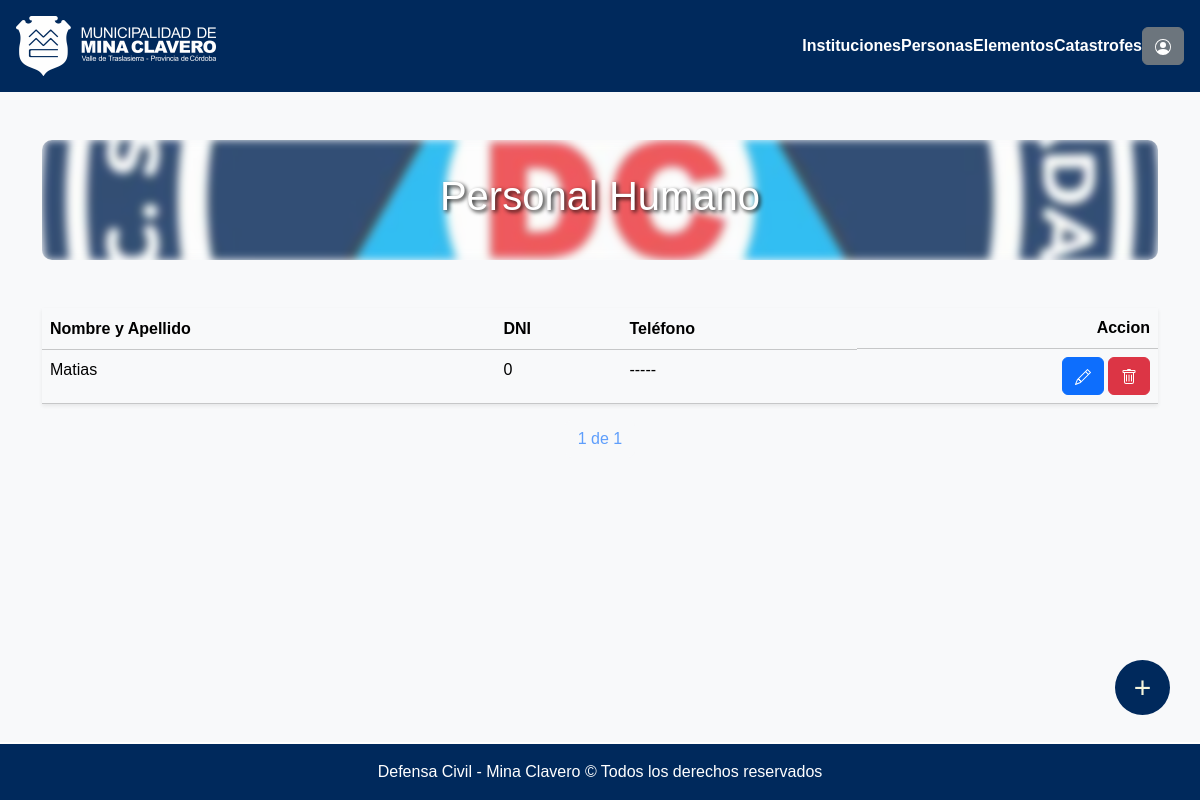
Before: /personas/ (signed in) with the older database file.
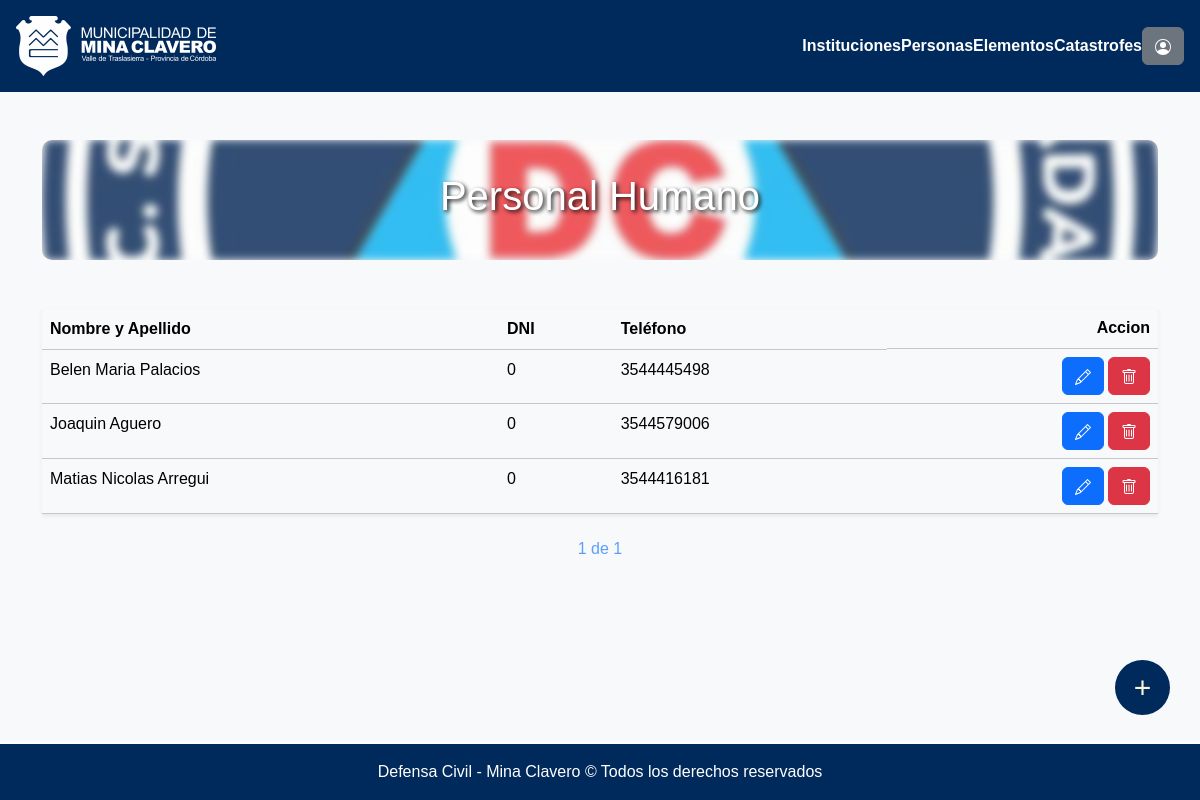
After: the same page with the newer database file.
### seguridadVial/models.py (models this page shows, shortened)
class Persona(models.Model):
    nombre_apellido = models.CharField(max_length=120)
    dni = models.IntegerField(default=0)
    telefono = models.CharField(max_length=30, default="",null=True, blank=True)
    id_institucion = models.ManyToManyField('Institucion', through="InstitucionCargoPersona")

### seguridadVial/views.py (the view)
# urls.py: path("personas/", login_required(permission_required('seguridadVial.view_persona')(views.listaPersona.as_view())), name="listaPersonas"),
class listaPersona(ListView):
    model = Persona
    template_name = os.path.join("defensaCivil", "listas", "listaPersonas.html")
    context_object_name = 'personas'
    paginate_by = 7
    def get_queryset(self):
        return Persona.objects.all().order_by('nombre_apellido')

### municipalidad/templates/defensaCivil/listas/listaPersonas.html (shortened to what this page needs)
{% extends "defensaCivil/base.html" %}
{% load static %}
{% block contenido %}
<div class="container mt-5">
  <div class="cont mb-5">
    <h1 class="titulo">Personal Humano</h1>
  </div>
    <table class="table table-light shadow-sm  mt-2">
        <thead class="bg-light">
          <tr>
            <th scope="col">Nombre y Apellido</th>
            <th scope="col" class="d-none d-md-table-cell">DNI</th>
            <th scope="col" class="d-none d-md-table-cell">Teléfono</th>
            <th scope="col" class="d-flex justify-content-end">Accion</th>
          </tr>
        </thead>
        <tbody>
          {% for persona in personas %}
            {% if persona.nombre != "seleccionar persona" %}
              <tr>
                <td style="cursor: pointer;" onclick="window.location.href='{% url 'modificarPersona' persona.id %}'">{{ persona.nombre_apellido | title}}</td>
                <td style="cursor: pointer;" class="d-none d-md-table-cell" onclick="window.location.href='{% url 'modificarPersona' persona.id %}'">{{ persona.dni | default_if_none:"-----" }}</td>
                <td style="cursor: pointer;" class="d-none d-md-table-cell" onclick="window.location.href='{% url 'modificarPersona' persona.id %}'">{{ persona.telefono | default_if_none:"-----" }}</td>
                <td>
                  <div class="d-flex justify-content-end align-items-center">
                    <a class="btn btn-primary" href="{% url 'modificarPersona' persona.id %}">
                    </a>
                    <a class="btn btn-danger ms-1" href="{% url 'borrarPersona' persona.id %}">
                    </a>
                  </div>
                </td>
              </tr>
            {% endif %}
          {% endfor %}
        </tbody>
    </table>
    <div class="pagination justify-content-center">
        <span class="current-page btn btn-outline-light disabled text-primary mb-3">
            {{ page_obj.number }} de {{ page_obj.paginator.num_pages }}
        </span>
    </div>
    <a href={% url "nuevaPersona" %} class="customButton">+</a>
</div>
{% endblock %}

Changed rows visible on the page:
removed Persona: nombre_apellido "Matias", dni "0", telefono "-----"
added Persona: nombre_apellido "Belen Maria Palacios", dni "0", telefono "3544445498"
added Persona: nombre_apellido "Joaquin Aguero", dni "0", telefono "3544579006"
added Persona: nombre_apellido "Matias Nicolas Arregui", dni "0", telefono "3544416181"
